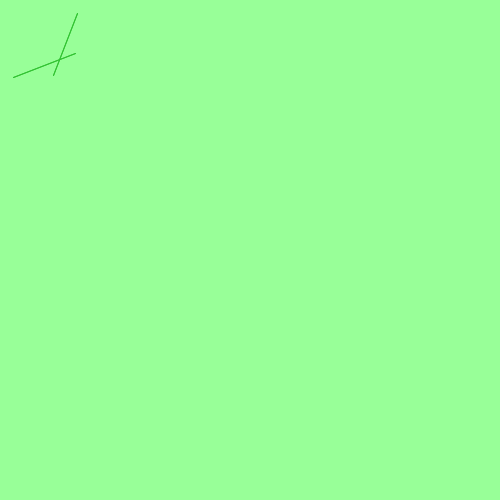
Frame 1 (no input)
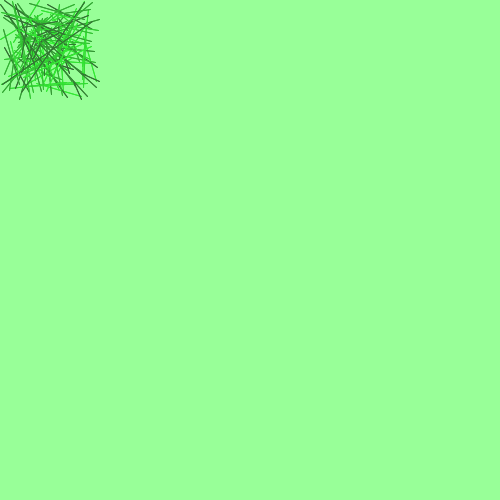
Frame 60 (the mouse pressed at the canvas centre just before this capture)
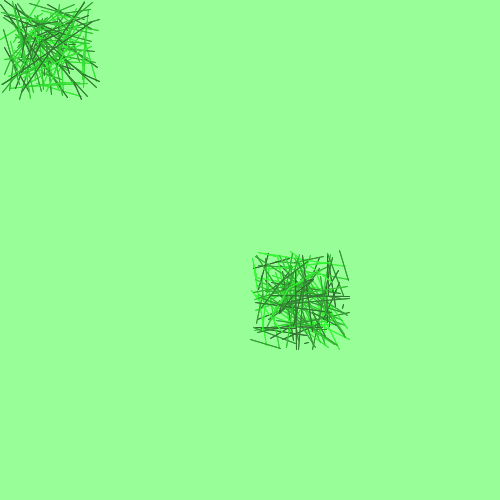
Frame 120 (the mouse held since frame 60 and released just before this capture)

The Processing sketch that drew these frames (run headless with seeded random() and noise(); from frame 60 on, the mouse is pressed at the canvas centre):

// Processing sketch: Texture
// ── Texture.pde
/**
@christopherRomo
CS4800 (T/R)
October 8th, 2024
Project Demo 1
*/

void setup() {
  size(500,500);
  background(152,255,152);
  
} // setup()

// import random to generate random numbers
import java.util.Random;
Random rand = new Random();

void draw() {
  // save random numbers into variables
  int offset_1 = rand.nextInt(100);
  int offset_2 = rand.nextInt(100);
  int offset_3 = rand.nextInt(100);
  int offset_4 = rand.nextInt(100);
  int green = rand.nextInt((255 - 100) + 1) + 100;
  
  // use variables to create lines
  stroke(50,green,50);
  line(mouseX + offset_1, mouseY + offset_2, mouseX + offset_3, mouseY + offset_4);
  line(mouseX + offset_2, mouseY + offset_1, mouseX + offset_4, mouseY + offset_3);
  line(mouseX + offset_3, mouseY + offset_4, mouseX + offset_1, mouseY + offset_2);
  line(mouseX + offset_4, mouseY + offset_3, mouseX + offset_2, mouseY + offset_1);
  
} // draw ()

void mousePressed() {
  // draws a flower
  
  // petals
  stroke(255,0,0);
  fill(225,0,0);
  ellipse(mouseX + 25,mouseY + 25,50,50);
  ellipse(mouseX - 25,mouseY - 25,50,50);
  ellipse(mouseX - 25,mouseY + 25,50,50);
  ellipse(mouseX + 25,mouseY - 25,50,50);
  ellipse(mouseX + 50,mouseY,50,50);
  ellipse(mouseX - 50,mouseY,50,50);
  ellipse(mouseX,mouseY + 50,50,50);
  ellipse(mouseX,mouseY - 50,50,50);
  
  // center
  stroke(255,255,0);
  fill(225,225,0);
  ellipse(mouseX,mouseY,50,50);
  
} // mousePressed()
